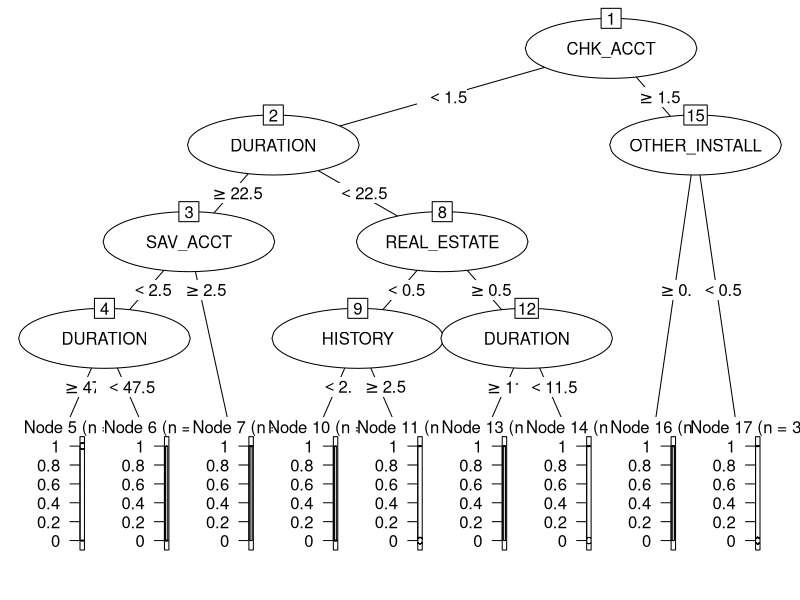
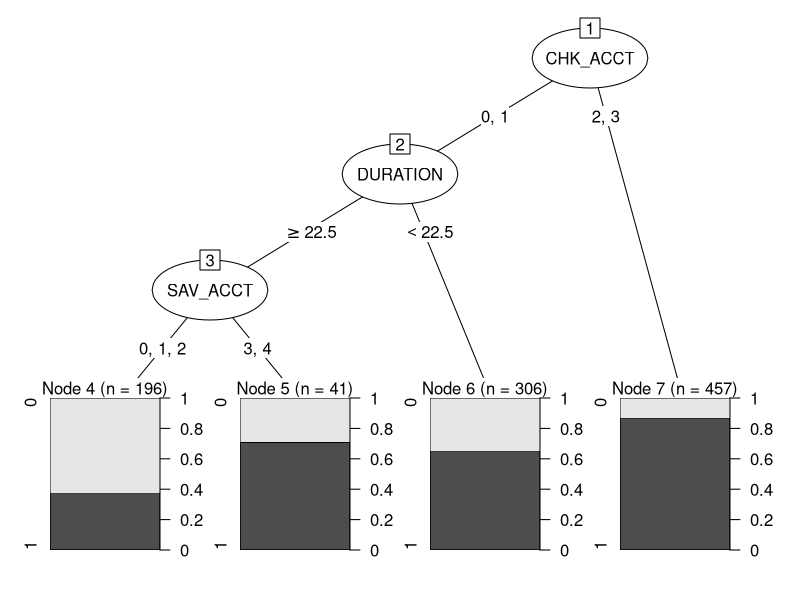
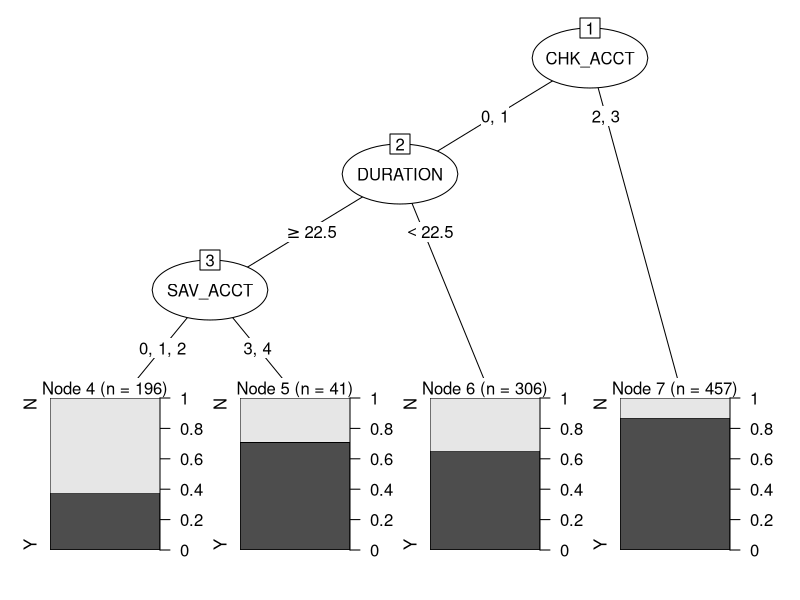
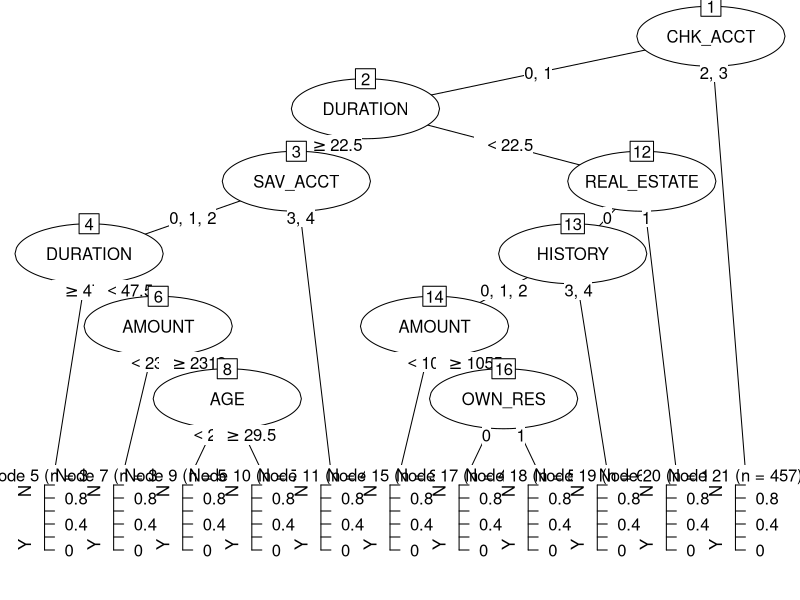

Source code (R) for these figures, in order:
Data <- read.csv("DT-Credit.csv", header=TRUE, sep= ";")
#See the structure of data
str(Data)
# Remove the first col.
Data <- Data[,-1]
str(Data) 
attach(Data)
install.packages("rpart")
library(rpart)
DT_Model <-rpart(RESPONSE~., data=Data, control=rpart.control(minsplit=60, minbucket=30, maxdepth=4 )) 
# minsplit: the minimum number of observations that must exist in a node for a new split 
# minbucket: the minimum number of observations in any terminal node 
# Maxdepth: Maximum depth for any node, with the root node counted as depth 0. 
DT_Model
install.packages ("partykit") 
library("partykit") 
plot(as.party(DT_Model)) 
#Didn't really work!
# We need to see which cols are actually factors, not integers. 
str(Data) 
cols <- c(1, 3:9, 11:21, 23:31)
Data[cols] <- lapply(Data[cols],factor)
str(Data)
# This make more sense now!
#Lets run the Decision Tree Model.
DT_Model <-rpart(RESPONSE~., data=Data, control=rpart.control(minsplit=60, minbucket=30, maxdepth=4 )) 
print(DT_Model)
plot(as.party(DT_Model)) 

# Change the response to Y/N answers. 
Target=ifelse(RESPONSE==1,'Y','N')
Data <- data.frame(Data,Target)
str(Data)
#Remove the col "Response"
Data1=Data[,-31] 

DT_Model1<-rpart(Target~., data=Data1, control=rpart.control(minsplit=60, minbucket=30, maxdepth=4 ))
print(DT_Model1)
print(DT_Model1$cptable)
plot(as.party(DT_Model1))

# Change the control parameters and see the change in the output (minsplit=60, minbucket=30, maxdepth=8). 
DT_Model2 <-rpart(Target~., data=Data1, control=rpart.control(minsplit=60, minbucket=30, maxdepth=8 )) 
print(DT_Model2)
print(DT_Model2$cptable)
plot(as.party(DT_Model2)) 
